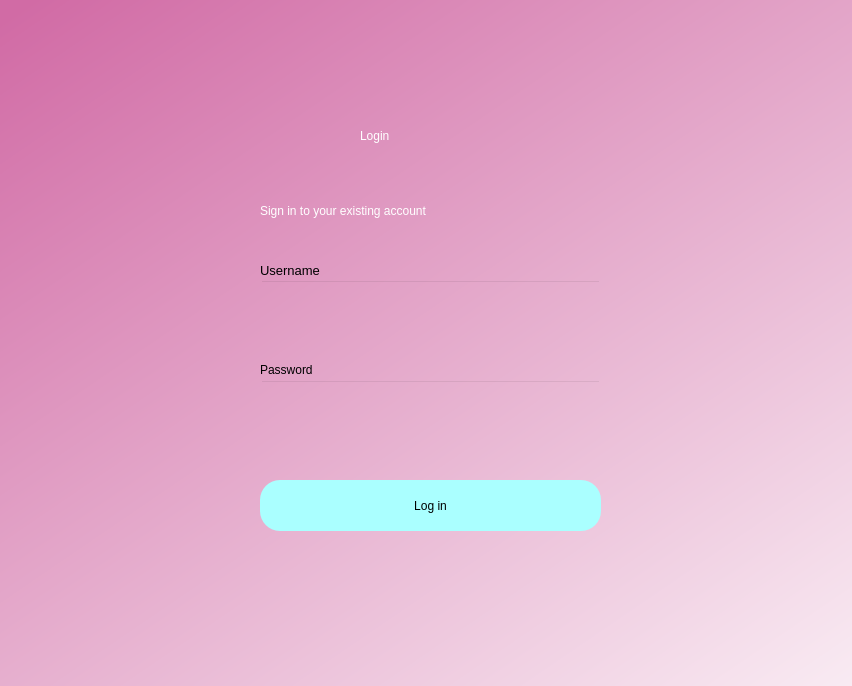
<?xml version="1.0" encoding="UTF-8"?>
<ui version="4.0">
 <class>Dialog</class>
 <widget class="QDialog" name="Dialog">
  <property name="geometry">
   <rect>
    <x>0</x>
    <y>0</y>
    <width>852</width>
    <height>686</height>
   </rect>
  </property>
  <property name="windowTitle">
   <string>Dialog</string>
  </property>
  <widget class="QWidget" name="bgwidget" native="true">
   <property name="geometry">
    <rect>
     <x>-180</x>
     <y>-10</y>
     <width>1201</width>
     <height>801</height>
    </rect>
   </property>
   <property name="styleSheet">
    <string notr="true">QWidget#bgwidget{
background-color:qlineargradient(spread:pad, x1:0.091, y1:0.101636, x2:0.991379, y2:0.977, stop:0 rgba(209, 107, 165, 255), stop:1 rgba(255, 255, 255, 255));}</string>
   </property>
   <widget class="QLabel" name="label">
    <property name="geometry">
     <rect>
      <x>540</x>
      <y>110</y>
      <width>151</width>
      <height>71</height>
     </rect>
    </property>
    <property name="styleSheet">
     <string notr="true">font: 36pt &quot;MS Shell Dlg 2&quot;; color:rgb(255, 255, 255)</string>
    </property>
    <property name="text">
     <string>Login</string>
    </property>
   </widget>
   <widget class="QLabel" name="label_2">
    <property name="geometry">
     <rect>
      <x>440</x>
      <y>200</y>
      <width>391</width>
      <height>41</height>
     </rect>
    </property>
    <property name="styleSheet">
     <string notr="true">font: 16pt &quot;MS Shell Dlg 2&quot;;color:rgb(255, 255, 255)</string>
    </property>
    <property name="text">
     <string>Sign in to your existing account</string>
    </property>
   </widget>
   <widget class="QPushButton" name="login">
    <property name="geometry">
     <rect>
      <x>440</x>
      <y>490</y>
      <width>341</width>
      <height>51</height>
     </rect>
    </property>
    <property name="styleSheet">
     <string notr="true">border-radius:20px;
background-color: rgb(170, 255, 255);
font: 14pt &quot;MS Shell Dlg 2&quot;;</string>
    </property>
    <property name="text">
     <string>Log in</string>
    </property>
   </widget>
   <widget class="QLineEdit" name="emailfield">
    <property name="geometry">
     <rect>
      <x>440</x>
      <y>290</y>
      <width>341</width>
      <height>51</height>
     </rect>
    </property>
    <property name="styleSheet">
     <string notr="true">background-color:rgba(0,0,0,0);
font: 12pt &quot;MS Shell Dlg 2&quot;;</string>
    </property>
   </widget>
   <widget class="QLineEdit" name="passwordfield">
    <property name="geometry">
     <rect>
      <x>440</x>
      <y>390</y>
      <width>341</width>
      <height>51</height>
     </rect>
    </property>
    <property name="styleSheet">
     <string notr="true">background-color:rgba(0,0,0,0);
font: 12pt &quot;MS Shell Dlg 2&quot;;</string>
    </property>
   </widget>
   <widget class="QLabel" name="label_3">
    <property name="geometry">
     <rect>
      <x>440</x>
      <y>270</y>
      <width>81</width>
      <height>20</height>
     </rect>
    </property>
    <property name="font">
     <font>
      <family>MS Shell Dlg 2</family>
      <pointsize>10</pointsize>
      <weight>50</weight>
      <italic>false</italic>
      <bold>false</bold>
     </font>
    </property>
    <property name="styleSheet">
     <string notr="true">font: 10pt &quot;MS Shell Dlg 2&quot;;</string>
    </property>
    <property name="text">
     <string>Username</string>
    </property>
   </widget>
   <widget class="QLabel" name="label_4">
    <property name="geometry">
     <rect>
      <x>440</x>
      <y>370</y>
      <width>81</width>
      <height>20</height>
     </rect>
    </property>
    <property name="styleSheet">
     <string notr="true">font: 10pt &quot;MS Shell Dlg 2&quot;;</string>
    </property>
    <property name="text">
     <string>Password</string>
    </property>
   </widget>
   <widget class="QLabel" name="error">
    <property name="geometry">
     <rect>
      <x>440</x>
      <y>456</y>
      <width>341</width>
      <height>20</height>
     </rect>
    </property>
    <property name="styleSheet">
     <string notr="true">font: 12pt &quot;MS Shell Dlg 2&quot;; color:red;</string>
    </property>
    <property name="text">
     <string/>
    </property>
   </widget>
  </widget>
 </widget>
 <resources/>
 <connections/>
</ui>
